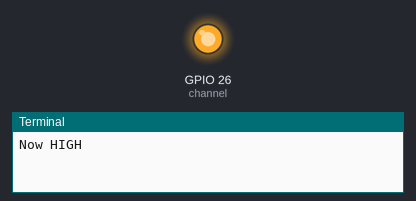
This program was run on a simulated Raspberry Pi (BCM pin numbers). Shown: output pins drawn as LEDs (lit = HIGH), the last lines printed to the terminal. At 2.0 s the program stops and its outputs stay as they are.

Above: at 0.1 s.
At 1.1 s:
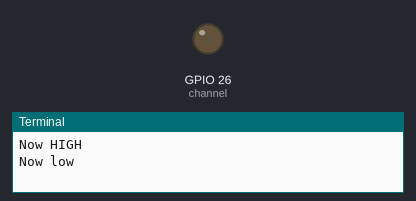
Timing chart, 0 to 2.6 s (numbered marks = the images above):
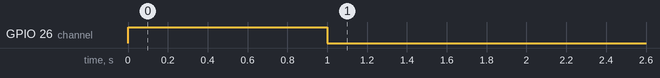

The program:

gpio.py
```python
import RPi.GPIO as GPIO
import time

channel = 26

GPIO.setmode(GPIO.BCM)
GPIO.setup(channel, GPIO.OUT)


def motor_on(pin):
    GPIO.output(pin, GPIO.HIGH)    # Turn on
    print("Now HIGH")


def motor_off(pin):
    GPIO.output(pin, GPIO.LOW) # Turn off
    print("Now low")

if __name__ == '__main__':
    try:
        motor_on(channel)
        time.sleep(1)
        motor_off(channel)
        time.sleep(1)
#        GPIO.cleanup()
    except KeyBoardInterrupt:
        print ("Hello this is not cleanup")
```

Measured:
- by itself, GPIO 26 (channel): LOW → HIGH at 0.00 s, → LOW 1.0 s later
